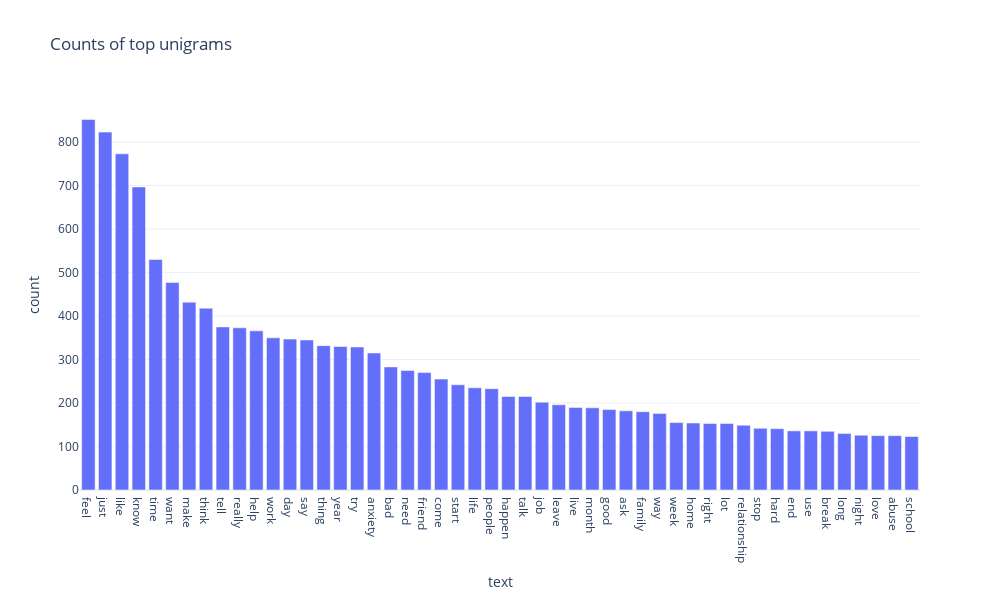

Notebook cell for this chart:
### Code cell
# fancier interactive plot using plotly express
import plotly.express as px
fig = px.bar(unigram_df, x='text', y='count', title="Counts of top unigrams", template='plotly_white', 
             labels={"ngram;: 'Unigram', 'count': 'Count'"},
            width=1000, height=600)
                                                                                                                  
fig.show()

### Figure 1 — Plotly figure (JSON) as saved in the notebook; plotly's stock layout.template omitted (floating-point values rounded to 4 significant figures)
{"data": [{"alignmentgroup": "True", "hovertemplate": "text=%{x}<br>count=%{y}<extra></extra>", "legendgroup": "", "marker": {"color": "#636efa", "pattern": {"shape": ""}}, "name": "", "offsetgroup": "", "orientation": "v", "showlegend": false, "textposition": "auto", "type": "bar", "x": ["feel", "just", "like", "know", "time", "want", "make", "think", "tell", "really", "help", "work", "day", "say", "thing", "year", "try", "anxiety", "bad", "need", "friend", "come", "start", "life", "people", "happen", "talk", "job", "leave", "live", "month", "good", "ask", "family", "way", "week", "home", "right", "lot", "relationship", "stop", "hard", "end", "use", "break", "long", "night", "love", "abuse", "school"], "xaxis": "x", "y": [852, 823, 773, 697, 530, 477, 432, 418, 375, 373, 366, 350, 347, 345, 332, 330, 329, 315, 283, 275, 270, 255, 242, 235, 233, 215, 215, 202, 196, 190, 189, 185, 182, 180, 176, 155, 154, 153, 153, 149, 142, 141, 136, 136, 135, 130, 126, 125, 125, 123], "yaxis": "y"}], "layout": {"barmode": "relative", "height": 600, "legend": {"tracegroupgap": 0}, "title": {"text": "Counts of top unigrams"}, "width": 1000, "xaxis": {"anchor": "y", "domain": [0, 1], "title": {"text": "text"}}, "yaxis": {"anchor": "x", "domain": [0, 1], "title": {"text": "count"}}}}
